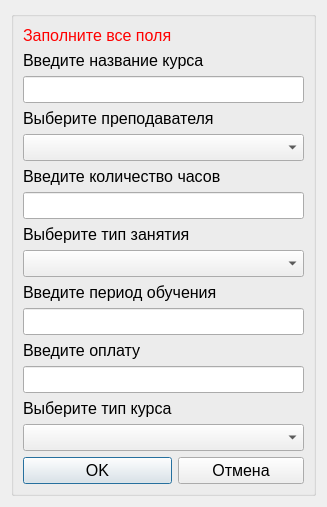
<?xml version="1.0" encoding="UTF-8"?>
<ui version="4.0">
 <class>add_or_edit_PlatnieObrazovatKursi</class>
 <widget class="QDialog" name="add_or_edit_PlatnieObrazovatKursi">
  <property name="geometry">
   <rect>
    <x>0</x>
    <y>0</y>
    <width>327</width>
    <height>472</height>
   </rect>
  </property>
  <property name="windowTitle">
   <string>Dialog</string>
  </property>
  <layout class="QGridLayout" name="gridLayout_2">
   <item row="0" column="0">
    <widget class="QGroupBox" name="groupBox">
     <property name="font">
      <font>
       <pointsize>12</pointsize>
      </font>
     </property>
     <property name="title">
      <string/>
     </property>
     <layout class="QGridLayout" name="gridLayout">
      <item row="11" column="0" colspan="2">
       <widget class="QLineEdit" name="lineEdit_periodObuch">
        <property name="font">
         <font>
          <pointsize>12</pointsize>
         </font>
        </property>
       </widget>
      </item>
      <item row="2" column="0" colspan="2">
       <widget class="QLineEdit" name="lineEditNazvanieKursa">
        <property name="font">
         <font>
          <pointsize>12</pointsize>
         </font>
        </property>
       </widget>
      </item>
      <item row="4" column="0" colspan="2">
       <widget class="QComboBox" name="comboBoxPrepod">
        <property name="font">
         <font>
          <pointsize>12</pointsize>
         </font>
        </property>
       </widget>
      </item>
      <item row="14" column="0" colspan="2">
       <widget class="QLineEdit" name="lineEdit_Oplata">
        <property name="font">
         <font>
          <pointsize>12</pointsize>
         </font>
        </property>
       </widget>
      </item>
      <item row="6" column="0" colspan="2">
       <widget class="QLineEdit" name="lineEdit_KolvoChasov">
        <property name="font">
         <font>
          <pointsize>12</pointsize>
         </font>
        </property>
       </widget>
      </item>
      <item row="8" column="0" colspan="2">
       <widget class="QComboBox" name="comboBox_tipZanyatia">
        <property name="font">
         <font>
          <pointsize>12</pointsize>
         </font>
        </property>
        <property name="currentIndex">
         <number>-1</number>
        </property>
        <item>
         <property name="text">
          <string>пр</string>
         </property>
        </item>
        <item>
         <property name="text">
          <string>лк</string>
         </property>
        </item>
        <item>
         <property name="text">
          <string>лб</string>
         </property>
        </item>
       </widget>
      </item>
      <item row="16" column="0" colspan="2">
       <widget class="QComboBox" name="comboBox_tipKursa">
        <property name="font">
         <font>
          <pointsize>12</pointsize>
         </font>
        </property>
        <property name="currentIndex">
         <number>-1</number>
        </property>
        <item>
         <property name="text">
          <string>Краткосрочный</string>
         </property>
        </item>
        <item>
         <property name="text">
          <string>Дистанционный</string>
         </property>
        </item>
       </widget>
      </item>
      <item row="18" column="0">
       <widget class="QPushButton" name="pushButtonOk">
        <property name="font">
         <font>
          <pointsize>12</pointsize>
         </font>
        </property>
        <property name="text">
         <string>OK</string>
        </property>
        <property name="icon">
         <iconset resource="../resourses.qrc">
          <normaloff>:/img/img/ok.png</normaloff>:/img/img/ok.png</iconset>
        </property>
       </widget>
      </item>
      <item row="18" column="1">
       <widget class="QPushButton" name="pushButton_Cancel">
        <property name="font">
         <font>
          <pointsize>12</pointsize>
         </font>
        </property>
        <property name="text">
         <string>Отмена</string>
        </property>
        <property name="icon">
         <iconset resource="../resourses.qrc">
          <normaloff>:/img/img/cancel.png</normaloff>:/img/img/cancel.png</iconset>
        </property>
       </widget>
      </item>
      <item row="9" column="0" colspan="2">
       <widget class="QLabel" name="label_5">
        <property name="font">
         <font>
          <pointsize>12</pointsize>
         </font>
        </property>
        <property name="text">
         <string>Введите период обучения</string>
        </property>
       </widget>
      </item>
      <item row="15" column="0" colspan="2">
       <widget class="QLabel" name="label_7">
        <property name="font">
         <font>
          <pointsize>12</pointsize>
         </font>
        </property>
        <property name="text">
         <string>Выберите тип курса</string>
        </property>
       </widget>
      </item>
      <item row="3" column="0" colspan="2">
       <widget class="QLabel" name="label_2">
        <property name="font">
         <font>
          <pointsize>12</pointsize>
         </font>
        </property>
        <property name="text">
         <string>Выберите преподавателя</string>
        </property>
       </widget>
      </item>
      <item row="12" column="0" colspan="2">
       <widget class="QLabel" name="label_6">
        <property name="font">
         <font>
          <pointsize>12</pointsize>
         </font>
        </property>
        <property name="text">
         <string>Введите оплату</string>
        </property>
       </widget>
      </item>
      <item row="7" column="0" colspan="2">
       <widget class="QLabel" name="label_4">
        <property name="font">
         <font>
          <pointsize>12</pointsize>
         </font>
        </property>
        <property name="text">
         <string>Выберите тип занятия</string>
        </property>
       </widget>
      </item>
      <item row="5" column="0" colspan="2">
       <widget class="QLabel" name="label_3">
        <property name="font">
         <font>
          <pointsize>12</pointsize>
         </font>
        </property>
        <property name="text">
         <string>Введите количество часов</string>
        </property>
       </widget>
      </item>
      <item row="1" column="0" colspan="2">
       <widget class="QLabel" name="label">
        <property name="font">
         <font>
          <pointsize>12</pointsize>
         </font>
        </property>
        <property name="text">
         <string>Введите название курса</string>
        </property>
       </widget>
      </item>
      <item row="0" column="0">
       <widget class="QLabel" name="label_error">
        <property name="sizePolicy">
         <sizepolicy hsizetype="Fixed" vsizetype="Fixed">
          <horstretch>0</horstretch>
          <verstretch>0</verstretch>
         </sizepolicy>
        </property>
        <property name="font">
         <font>
          <pointsize>12</pointsize>
         </font>
        </property>
        <property name="styleSheet">
         <string notr="true">color:red</string>
        </property>
        <property name="text">
         <string>Заполните все поля</string>
        </property>
       </widget>
      </item>
     </layout>
    </widget>
   </item>
  </layout>
 </widget>
 <resources>
  <include location="../resourses.qrc"/>
 </resources>
 <connections/>
</ui>
